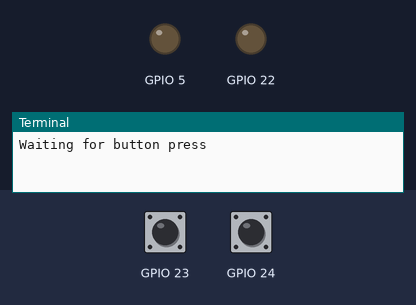
Recording of a program running on a simulated Raspberry Pi (BCM pin numbers). On the bench: output pins drawn as LEDs (lit = HIGH), the last lines printed to the terminal. Dashed ring = blinking. Inputs (shaded band) come from the test bench; at power-on: GPIO 24 LOW, GPIO 23 HIGH. Files the program writes start out absent; the run ends when the program shuts the computer down; the clock reads 2024-03-15 10:24:30 at power-on unless the program sets it. At 9.3 s the program puts the board to deep sleep or switches it off; the recording ends there.

Above: at 1.2 s.
1.3 s: GPIO 24 pulled HIGH for 3.2 s
At 4.31 s:
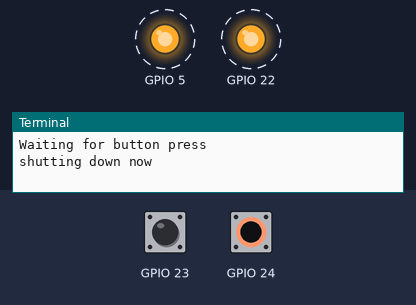
Timing chart, 0 to 9.3 s (numbered marks = the images above; inputs shaded):
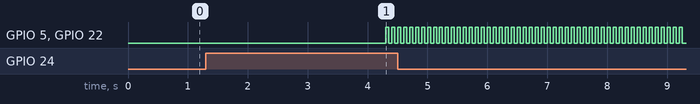

Measured:
- after the input at 1.3 s, GPIO 5, GPIO 22: alternates HIGH for 0.05 s and LOW for 0.05 s, starting after 3.0 s

The program:

picamstream-sudo.py
```python
#!/usr/bin/env python2.7
# script by Alex Eames http://RasPi.tv
import RPi.GPIO as GPIO
import sys
import os
import time
from time import sleep

front_led_status = sys.argv[-1]
if front_led_status == "0":
    print "front LED off"
    front_led_status = 0

streaming_on = 0
streaming_file = "/home/pi/streaming.txt"
time_off = 0

GPIO.setmode(GPIO.BCM)

# GPIO 23 set up as input, pulled up to avoid false detection.
# wired to connect to GND on button press.
# So we'll be setting up falling edge detection
GPIO.setup(23, GPIO.IN, pull_up_down=GPIO.PUD_UP)

# GPIO 24 set up as an input, pulled down, connected to 3V3 on button press
GPIO.setup(24, GPIO.IN, pull_up_down=GPIO.PUD_DOWN)

# Set up GPIO 5 for camera LED control and rear LED control
GPIO.setup(5, GPIO.OUT)
GPIO.setup(22, GPIO.OUT)

def write_streaming_status(streaming_on):
    vrnw = open(streaming_file, 'w')
    vrnw.write(str(streaming_on))
    vrnw.close()

def check_streaming_status():
# read file streaming_file, make into int() set streaming_on equal to it
    vrn = open(streaming_file, 'r')
    streaming_on = int(vrn.readline())
    #print "streaming_on is %d" % streaming_on
    vrn.close()
    return streaming_on

# threaded callback function runs in another thread when event is detected
# this increments variable rec_num for filename and starts recording
def stream_button(channel):
    global time_off
    time_now = time.time()
    if (time_now - time_off) >= 0.3:
        streaming_status = check_streaming_status()
        if streaming_status == 0:
            write_streaming_status(1)
            print "stream button pressed"
            if front_led_status != 0:
                GPIO.output(5, 1)
            GPIO.output(22, 1)
    time_off = time.time()

def flash(interval,reps):
    for i in range(reps):
        GPIO.output(5, 1)
        GPIO.output(22, 1)
        sleep(interval)
        GPIO.output(5, 0)
        GPIO.output(22, 0)
        sleep(interval)

def shutdown():
    print "shutting down now"
    flash(0.05,50)
    GPIO.cleanup()
    os.system("sudo halt")
    sys.exit()

try:
    write_streaming_status(0)
except:
    print "couldn't write streaming status"
    sys.exit()

# when a falling edge is detected on blue stream button port 23 stream_button() will be run
GPIO.add_event_detect(23, GPIO.FALLING, callback=stream_button)

try:
    while True:
        # this will run until black button attached to 24 is pressed, then
        # if pressed long, shut program, if pressed very long shutdown Pi
        # stop recording and shutdown gracefully
        print "Waiting for button press" # rising edge on port 24"
        GPIO.wait_for_edge(24, GPIO.RISING)
        #print "Stop button pressed"

        time_now = time.time()
        if (time_now - time_off) >= 0.3:
            streaming_status = check_streaming_status()
            if streaming_status == 1:
                write_streaming_status(0)
                print "Stop button pressed"
                GPIO.output(5, 0)
                GPIO.output(22, 0)
        time_off = time.time()

        # poll GPIO 24 button at 20 Hz continuously for 2 seconds
        # if at the end of that time button is still pressed, shut down
        # if it's released at all, break
        for i in range(60):
            if not GPIO.input(24):
                break
            sleep(0.05)

        if 25 <= i < 58:
            print "Closing program"
            flash(0.02,50) # interval,reps
            write_streaming_status(2)   # 2 will close the host program
            GPIO.cleanup()
            sys.exit()

        if GPIO.input(24):
            if i >= 59:
                shutdown()

finally:
    write_streaming_status(2)
    GPIO.cleanup()       # clean up GPIO on exit
```
